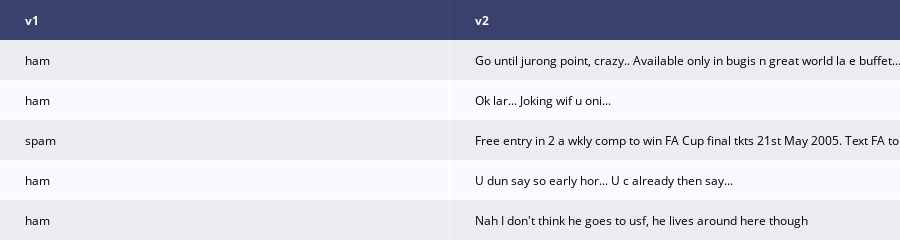

The notebook cell saved with this chart:
### Markdown cell above
Let's show the 5 rows of our data again, using this time the plotly labrarie

### Code cell
py.iplot(ff.create_table(data.head()),filename='show_data')

### Figure 1 — Plotly figure (JSON) as saved in the notebook; plotly's stock layout.template omitted (floating-point values rounded to 4 significant figures)
{"data": [{"colorscale": [[0, "#00083e"], [0.5, "#ededee"], [1, "#ffffff"]], "hoverinfo": "none", "opacity": 0.75, "showscale": false, "type": "heatmap", "z": [[0, 0], [0.5, 0.5], [1, 1], [0.5, 0.5], [1, 1], [0.5, 0.5]]}], "layout": {"annotations": [{"align": "left", "font": {"color": "#ffffff"}, "showarrow": false, "text": "<b>v1</b>", "x": -0.45, "xanchor": "left", "xref": "x", "y": 0, "yref": "y"}, {"align": "left", "font": {"color": "#ffffff"}, "showarrow": false, "text": "<b>v2</b>", "x": 0.55, "xanchor": "left", "xref": "x", "y": 0, "yref": "y"}, {"align": "left", "font": {"color": "#000000"}, "showarrow": false, "text": "ham", "x": -0.45, "xanchor": "left", "xref": "x", "y": 1, "yref": "y"}, {"align": "left", "font": {"color": "#000000"}, "showarrow": false, "text": "Go until jurong point, crazy.. Available only in bugis n great world la e buffet... Cine there got amore wat...", "x": 0.55, "xanchor": "left", "xref": "x", "y": 1, "yref": "y"}, {"align": "left", "font": {"color": "#000000"}, "showarrow": false, "text": "ham", "x": -0.45, "xanchor": "left", "xref": "x", "y": 2, "yref": "y"}, {"align": "left", "font": {"color": "#000000"}, "showarrow": false, "text": "Ok lar... Joking wif u oni...", "x": 0.55, "xanchor": "left", "xref": "x", "y": 2, "yref": "y"}, {"align": "left", "font": {"color": "#000000"}, "showarrow": false, "text": "spam", "x": -0.45, "xanchor": "left", "xref": "x", "y": 3, "yref": "y"}, {"align": "left", "font": {"color": "#000000"}, "showarrow": false, "text": "Free entry in 2 a wkly comp to win FA Cup final tkts 21st May 2005. Text FA to 87121 to receive entry question(std txt rate)T&C's apply 08452810075over18's", "x": 0.55, "xanchor": "left", "xref": "x", "y": 3, "yref": "y"}, {"align": "left", "font": {"color": "#000000"}, "showarrow": false, "text": "ham", "x": -0.45, "xanchor": "left", "xref": "x", "y": 4, "yref": "y"}, {"align": "left", "font": {"color": "#000000"}, "showarrow": false, "text": "U dun say so early hor... U c already then say...", "x": 0.55, "xanchor": "left", "xref": "x", "y": 4, "yref": "y"}, {"align": "left", "font": {"color": "#000000"}, "showarrow": false, "text": "ham", "x": -0.45, "xanchor": "left", "xref": "x", "y": 5, "yref": "y"}, {"align": "left", "font": {"color": "#000000"}, "showarrow": false, "text": "Nah I don't think he goes to usf, he lives around here though", "x": 0.55, "xanchor": "left", "xref": "x", "y": 5, "yref": "y"}], "height": 230, "margin": {"b": 0, "l": 0, "r": 0, "t": 0}, "xaxis": {"dtick": 1, "gridwidth": 2, "showticklabels": false, "tick0": -0.5, "ticks": "", "zeroline": false}, "yaxis": {"autorange": "reversed", "dtick": 1, "gridwidth": 2, "showticklabels": false, "tick0": 0.5, "ticks": "", "zeroline": false}}}
